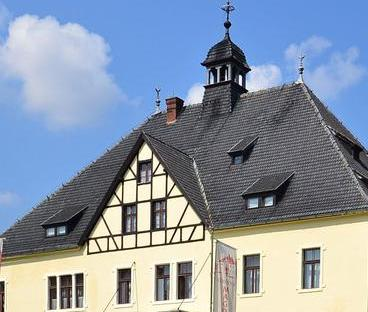
#> input picture image/right3.png, 368 x 312 px, found by its file name
$ python cv_alpha.py
#> lines starting #> are read from the running program, lines starting #| are printed output that depends on the picture
import cv2
import numpy as np
from  PIL import Image

#显示图片
def cv_show(name, result):
    cv2.imshow(name, result)
    cv2.waitKey(0)
    cv2.destroyAllWindows()

#使用SIFT算法进行特征提取，返回特征点坐标及特征描述
def FeatureExtract(image):
    descriptor = cv2.SIFT_create()
    kps, des = descriptor.detectAndCompute(image, None)
    #将返回的特征点转化为numpy格式的数组
    kps = np.float32([kp.pt for kp in kps])
    return kps, des

#获取好的匹配关系，取比率为0.75
def FeatureMatch(des1, des2):
    matcher = cv2.BFMatcher()
    matches = matcher.knnMatch(des1, des2, k = 2)
    matches = sorted(matches, key = lambda x: x[0].distance / x[1].distance)
    good = []
    for m, n in matches:
        if m.distance < 0.75 * n.distance:
            good.append(m)
    return good

#画出两图关键点的匹配关系
def DrawMatches(image1, image2, kps1, kps2, matches, status):
    (h1, w1) = image1.shape[:2]
    (h2, w2) = image2.shape[:2]
    result = np.zeros((max(h1, h2), w1 + w2, 3), dtype="uint8")
    result[0:h1, 0:w1] = image1
    result[0:h2, w1:] = image2
    matchnp = []
    for m in matches:
        matchnp.append((m.trainIdx, m.queryIdx))
    for ((trainIdx, queryIdx), s) in zip(matchnp, status):
        # 当点对匹配成功时，画到结果图中
        if s == 1:
            # 画出匹配对
            pt1 = (int(kps1[queryIdx][0]), int(kps1[queryIdx][1]))
            pt2 = (int(kps2[trainIdx][0]) + w1, int(kps2[trainIdx][1]))
            cv2.line(result, pt1, pt2, (0, 255, 0), 1)
    return result

#图像拼接与融合
def StitchAndBlend(image1, image2):
    kps1, des1 = FeatureExtract(image1)
    kps2, des2 = FeatureExtract(image2)
    matches = FeatureMatch(des1, des2)
    # 当筛选项的匹配对大于4对时：计算视角变换矩阵
    if len(matches) > 4:
        pts1 = np.float32([kps1[m.queryIdx] for m in matches]).reshape(-1, 1, 2)
        pts2 = np.float32([kps2[m.trainIdx] for m in matches]).reshape(-1, 1, 2)
        ransacReprojThre = 4
        #使用RANCAC选择最优的四组匹配点，再计算H矩阵
        H, status = cv2.findHomography(pts1, pts2, cv2.RANSAC, ransacReprojThre)
        #计算mask，并对其进行羽化
        mask = np.ones((image1.shape[0], image1.shape[1], 3), dtype="float")
        mask_hed = cv2.warpPerspective(mask, H, (image2.shape[1], image2.shape[0]))
        mask_ite = mask_hed.copy()
        for _ in range(80):
            mask_blured = cv2.blur(mask_ite, (40,40))
            mask_ite = mask_blured.copy()
        result1 = cv2.warpPerspective(image1, H, (image2.shape[1], image2.shape[0]))
        result1 = result1.astype(float)
        result1 = cv2.multiply(mask_blured, result1)
        cv_show(' ',result1/255)
        result2 = np.zeros((image2.shape[0], image2.shape[1], 3), np.uint8)
        result2[0:image2.shape[0], 0:image2.shape[1]] = image2
        result2 = result2.astype(float)
        result2 = cv2.multiply(1-mask_blured, result2)
        result = cv2.add(result1, result2)
        result = result/255
        cv_show('result', result)
        return result, status

image1 = cv2.imread('./image/right3.png')
#> image1 is the input picture: shape (312, 368, 3); mean B, G, R 168.1, 152.1, 139.4
cv_show("image1", image1)
image2 = cv2.imread('./image/left1.jpg')
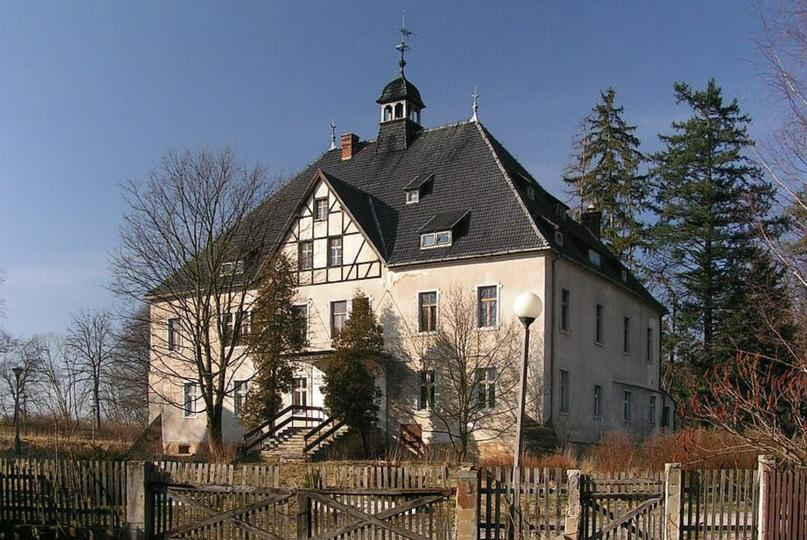
#> input picture image/left1.jpg, 807 x 540 px, found by its file name
#> image2 is the input picture: shape (540, 807, 3); mean B, G, R 108.1, 101.6, 98.9
cv_show("image2", image2)
(kps1, features1) = FeatureExtract(image1)
#> in FeatureExtract, `kps, des = descriptor.detectAndCompute(image, None)`: kps = 516 keypoints; strongest (x, y, size): (145, 153, 8.5), (240, 77, 2.5), (124, 275, 10.1), (240, 83, 2.5)
#> in FeatureExtract, `kps = np.float32([kp.pt for kp in kps])`: kps = 516 pairs, first value 2.42 to 362.8, second value 10.87 to 309.1
#> kps1 has the same summary as kps in FeatureExtract
(kps2, features2) = FeatureExtract(image2)
#> in FeatureExtract (call 2), `kps, des = descriptor.detectAndCompute(image, None)`: kps = 4014 keypoints; strongest (x, y, size): (407, 513, 2.2), (316, 424, 3.7), (266, 429, 4.3), (156, 463, 2.3)
#> kps2 = 4014 pairs, first value 2.29 to 803.1, second value 12.47 to 537.2
matches = FeatureMatch(features1, features2)
#> in FeatureMatch, `matches = matcher.knnMatch(des1, des2, k = 2)`: matches = 516 matches
#> after the loop in FeatureMatch, `for m, n in matches:`: good = 62 matches
#> matches = 62 matches
result, status = StitchAndBlend(image1, image2)
#> in FeatureExtract (call 3), `kps, des = descriptor.detectAndCompute(image, None)`: kps = 516 keypoints; strongest (x, y, size): (145, 153, 8.5), (240, 77, 2.5), (124, 275, 10.1), (240, 83, 2.5)
#> in FeatureExtract (call 4), `kps, des = descriptor.detectAndCompute(image, None)`: kps = 4014 keypoints; strongest (x, y, size): (407, 513, 2.2), (316, 424, 3.7), (266, 429, 4.3), (156, 463, 2.3)
#> in StitchAndBlend, `matches = FeatureMatch(des1, des2)`: matches = 62 matches
#> in StitchAndBlend, `pts1 = np.float32([kps1[m.queryIdx] for m in matches]).reshape(-1, 1, 2)`: pts1 = 62 rows, first 8: [137, 201.9], [158.9, 193.6], [175.4, 225.2], [137, 201.9], [170.4, 242.9], [144.2, 192.1], [180.9, 241.7], [169.9, 232.5]
#> in StitchAndBlend, `pts2 = np.float32([kps2[m.trainIdx] for m in matches]).reshape(-1, 1, 2)`: pts2 = 62 rows, first 8: [313.3, 238.7], [334.9, 230.6], [351.8, 262.1], [313.3, 238.7], [346.7, 279.6], [320.3, 230], [357.2, 278.5], [346.1, 269.4]
#> in StitchAndBlend, `H, status = cv2.findHomography(pts1, pts2, cv2.RANSAC, ransacReprojThre)`: H = [[0.925, -0.0331, 183.7], [-0.0229, 0.944, 43.48], [-9.23e-05, -9.61e-05, 1]]; status = 62 values, max 1 at index 0, min 0 at index 14, mean 0.742
#> in StitchAndBlend, `mask_hed = cv2.warpPerspective(mask, H, (image2.shape[1], image2.shape..`: mask: shape (312, 368, 3) float64; every value is 1
#> the loop in StitchAndBlend, `for _ in range(80):` made 80 passes
#> pass 1, in StitchAndBlend, `mask_blured = cv2.blur(mask_ite, (40,40))`:
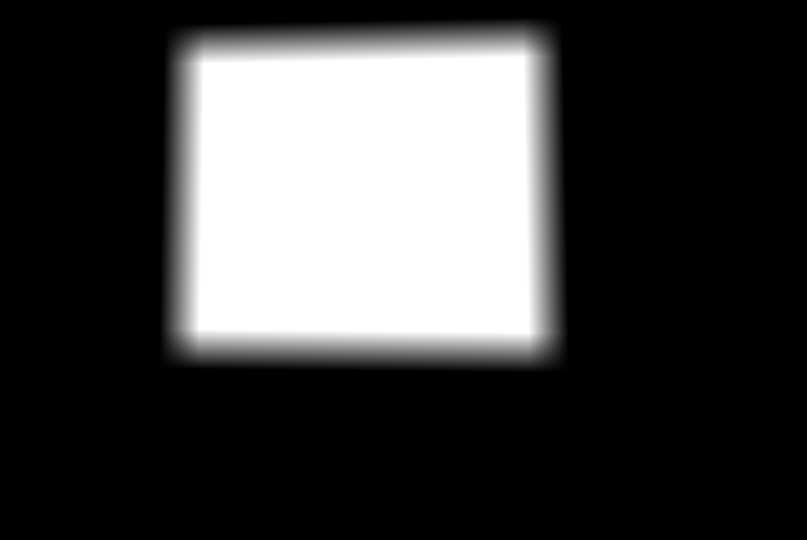
#> mask_blured: shape (540, 807, 3) float64; min 0, max 1, mean 0.26
#> after the loop in StitchAndBlend, `for _ in range(80):`:
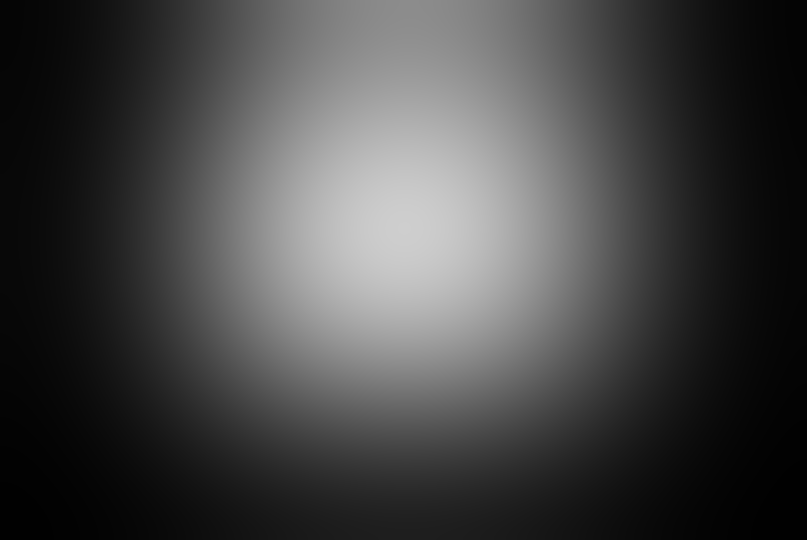
#> mask_ite: shape (540, 807, 3) float64; min 0.00397, max 0.808, mean 0.274
#> in StitchAndBlend, `result1 = cv2.multiply(mask_blured, result1)`:
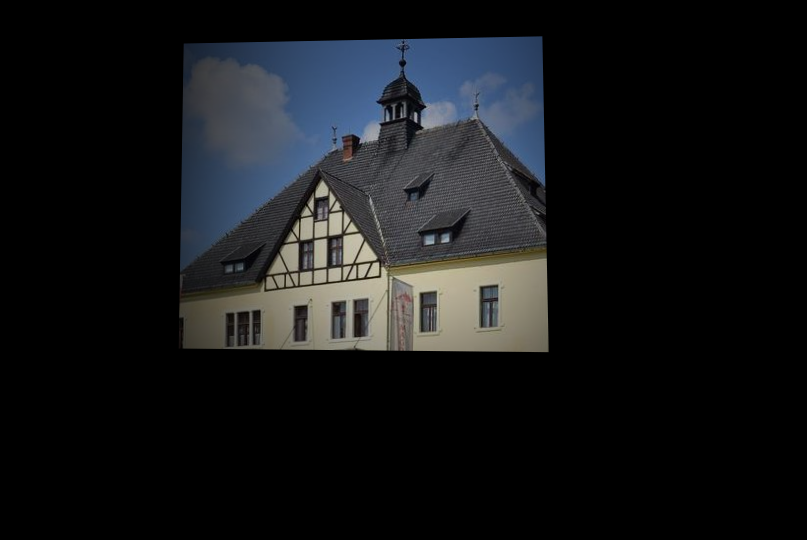
#> result1: shape (540, 807, 3) float64; mean B, G, R 24.3, 22.5, 21
#> in StitchAndBlend, `result = cv2.add(result1, result2)`:
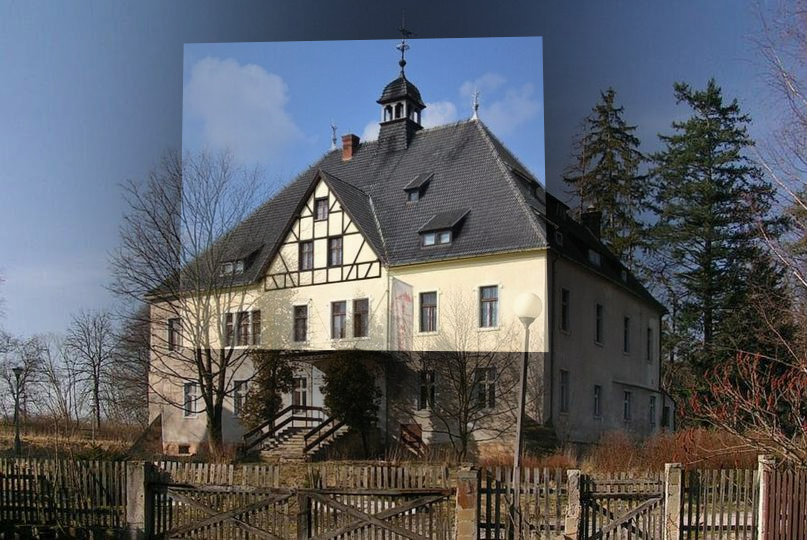
#> result: shape (540, 807, 3) float64; mean B, G, R 102.1, 95.4, 91.9
matchedimg = DrawMatches(image1, image2, kps1, kps2, matches, status)
#> the loop in DrawMatches, `for m in matches:` made 62 passes
#> after the loop in DrawMatches, `for m in matches:`: matchnp = 62 pairs, first value 1325 to 3711, second value 13 to 503
#> the loop in DrawMatches, `for ((trainIdx, queryIdx), s) in zip(matchnp, status):` made 62 passes
#> (trainIdx, queryIdx, s, pt1, pt2) on passes 1 to 12: (1473, 180, [1], (137, 201), (681, 238)), (1618, 228, [1], (158, 193), (702, 230)), (1700, 276, [1], (175, 225), (719, 262)), (1474, 181, [1], (137, 201), (681, 238)), (1679, 267, [1], (170, 242), (714, 279)), (1531, 202, [1], (144, 192), (688, 229)), (1726, 294, [1], (180, 241), (725, 278)), (1676, 265, [1], (169, 232), (714, 269)), (1449, 164, [1], (133, 204), (678, 241)), (1649, 246, [1], (165, 243), (709, 280)), (1825, 324, [1], (201, 237), (745, 274)), (1711, 282, [1], (177, 226), (722, 263))
#> (pt1, pt2) on pass 62: ((111, 203), (658, 239))
#> after the loop in DrawMatches, `for ((trainIdx, queryIdx), s) in zip(matchnp, status):`:
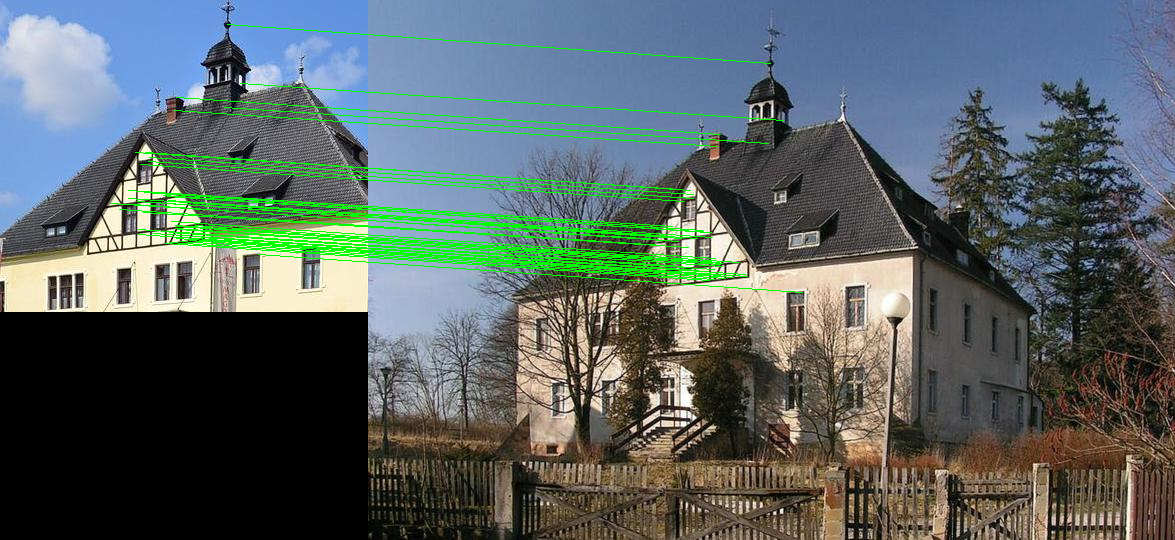
#> result: shape (540, 1175, 3); mean B, G, R 100.3, 100.9, 89.1
cv_show('match',matchedimg)
cv2.imwrite('./result/result_poisson.jpg', np.array(result))
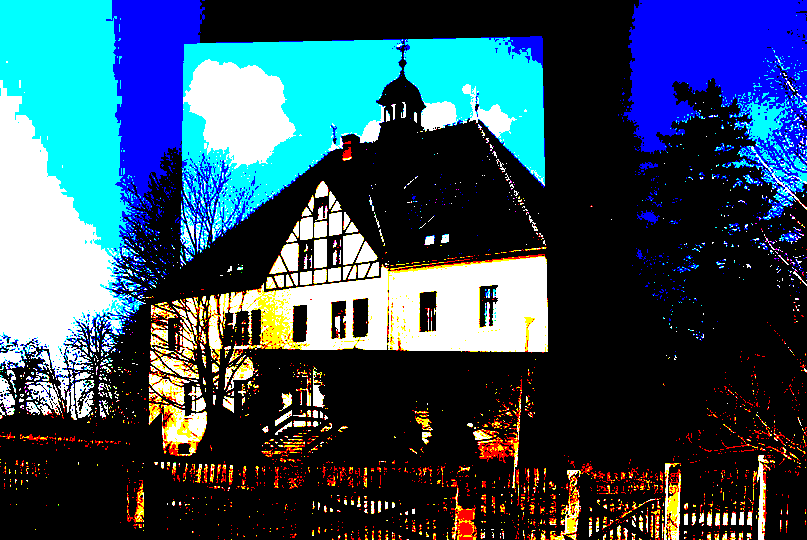
#> saved as result_poisson.jpg: shape (540, 807, 3); mean B, G, R 0.372, 0.299, 0.193; drawn with 1 as white
